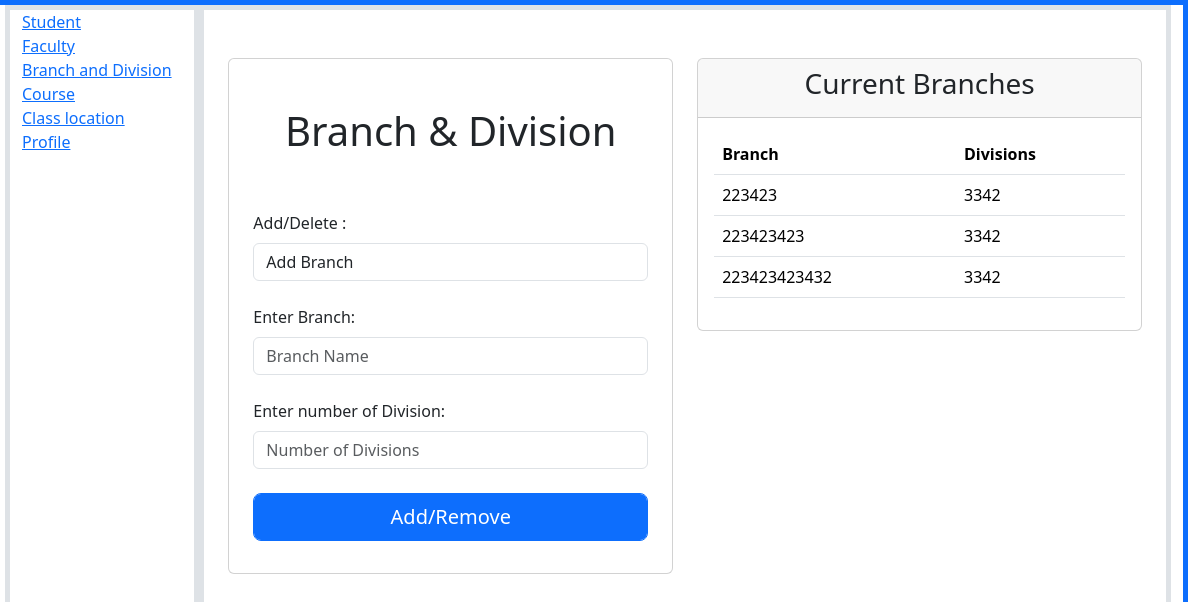
Page /adminbranchdivision on the committed database.
### TimeTable/models.py (models this page shows)
class BranchDivision(db.Model):
    id = db.Column(db.Integer(),primary_key=True)
    branch = db.Column(db.String(length=100))
    division = db.Column(db.Integer())

### TimeTable/routes.py (the view, shortened to what this page needs)
@app.route("/adminbranchdivision",methods=['GET','POST'])
def admin_branch_division():
    form = AdminBranchDivision()
    branches = BranchDivision.query.all()
    return render_template('adminbranchdivision.html', form=form, branches=branches)

### TimeTable/forms.py
class AdminBranchDivision(FlaskForm):
    choose = SelectField(choices = [('1','Add Branch'),('2','Remove Branch')], default = ['1'],label='Add/Delete :')
    branch = StringField(label="Enter Branch: ")
    division = IntegerField(label="Enter number of Division: ")
    submit = SubmitField(label='Add/Remove')

### TimeTable/templates/adminbranchdivision.html (shortened to what this page needs)
{% extends 'admindashboard.html' %}
{% block content_2 %}
<div class="container">
    <div class="row">
        <div class="col-md-6">
            <form method="POST" class="form-group card my-5 p-4">
                <h1 class="text-center p-4">Branch & Division</h1>
                <br>
                {{ form.choose.label(class="form-label") }}
                {{ form.choose(class="form-control") }}
                <br>
                {{ form.branch.label(class="form-label") }}
                {{ form.branch(class="form-control", placeholder="Branch Name") }}
                <br>
                {{ form.division.label(class="form-label") }}
                {{ form.division(class="form-control", placeholder="Number of Divisions") }}
                <br>
                {{ form.submit(class="form-control btn btn-primary btn-lg form-label") }}
            </form>
        </div>
        <div class="col-md-6">
            <div class="card my-5">
                <div class="card-header">
                    <h3 class="text-center">Current Branches</h3>
                </div>
                <div class="card-body">
                    <table class="table">
                        <thead>
                            <tr>
                                <th>Branch</th>
                                <th>Divisions</th>
                            </tr>
                        </thead>
                        <tbody>
                            {% for branch in branches %}
                            <tr>
                                <td>{{ branch.branch }}</td>
                                <td>{{ branch.division }}</td>
                            </tr>
                            {% endfor %}
                        </tbody>
                    </table>
                </div>
            </div>
        </div>
    </div>
</div>
{% endblock %}

### rows in the picture
BranchDivision: branch "223423", division "3342"
BranchDivision: branch "223423423", division "3342"
BranchDivision: branch "223423423432", division "3342"
